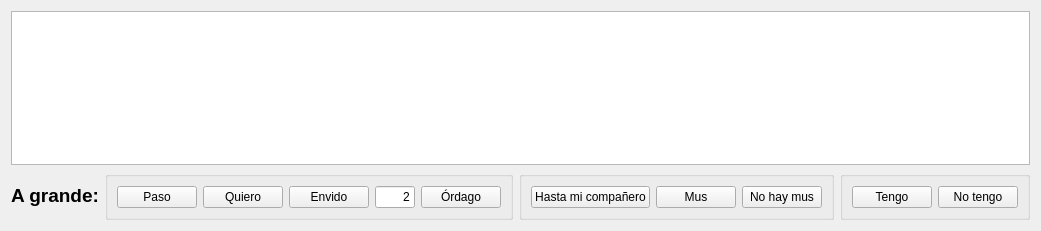
<?xml version="1.0" encoding="UTF-8"?>
<ui version="4.0">
 <class>wdgGame</class>
 <widget class="QWidget" name="wdgGame">
  <property name="geometry">
   <rect>
    <x>0</x>
    <y>0</y>
    <width>981</width>
    <height>231</height>
   </rect>
  </property>
  <property name="windowTitle">
   <string>Form</string>
  </property>
  <layout class="QHBoxLayout" name="horizontalLayout_7">
   <item>
    <layout class="QVBoxLayout" name="verticalLayout">
     <item>
      <widget class="QGraphicsView" name="view">
       <property name="backgroundBrush">
        <brush brushstyle="Dense4Pattern">
         <color alpha="255">
          <red>53</red>
          <green>137</green>
          <blue>17</blue>
         </color>
        </brush>
       </property>
      </widget>
     </item>
     <item>
      <layout class="QHBoxLayout" name="horizontalLayout_6">
       <item>
        <spacer name="horizontalSpacer">
         <property name="orientation">
          <enum>Qt::Horizontal</enum>
         </property>
         <property name="sizeHint" stdset="0">
          <size>
           <width>40</width>
           <height>20</height>
          </size>
         </property>
        </spacer>
       </item>
       <item>
        <widget class="QLabel" name="label">
         <property name="font">
          <font>
           <pointsize>14</pointsize>
           <weight>75</weight>
           <bold>true</bold>
           <underline>false</underline>
          </font>
         </property>
         <property name="text">
          <string>A grande:</string>
         </property>
        </widget>
       </item>
       <item>
        <widget class="QGroupBox" name="grpEnvidos">
         <property name="title">
          <string/>
         </property>
         <layout class="QHBoxLayout" name="horizontalLayout_4">
          <item>
           <layout class="QHBoxLayout" name="horizontalLayout">
            <item>
             <widget class="QPushButton" name="cmdPaso">
              <property name="text">
               <string>Paso</string>
              </property>
             </widget>
            </item>
            <item>
             <widget class="QPushButton" name="cmdQuiero">
              <property name="text">
               <string>Quiero</string>
              </property>
             </widget>
            </item>
            <item>
             <layout class="QHBoxLayout" name="horizontalLayout_3">
              <item>
               <widget class="QPushButton" name="cmdEnvido">
                <property name="text">
                 <string>Envido</string>
                </property>
               </widget>
              </item>
              <item>
               <widget class="QLineEdit" name="txtEnvido">
                <property name="sizePolicy">
                 <sizepolicy hsizetype="Fixed" vsizetype="Fixed">
                  <horstretch>0</horstretch>
                  <verstretch>0</verstretch>
                 </sizepolicy>
                </property>
                <property name="maximumSize">
                 <size>
                  <width>40</width>
                  <height>16777215</height>
                 </size>
                </property>
                <property name="text">
                 <string>2</string>
                </property>
                <property name="alignment">
                 <set>Qt::AlignRight|Qt::AlignTrailing|Qt::AlignVCenter</set>
                </property>
               </widget>
              </item>
             </layout>
            </item>
            <item>
             <widget class="QPushButton" name="cmdOrdago">
              <property name="text">
               <string>Órdago</string>
              </property>
             </widget>
            </item>
           </layout>
          </item>
         </layout>
        </widget>
       </item>
       <item>
        <widget class="QGroupBox" name="grpMus">
         <property name="title">
          <string/>
         </property>
         <layout class="QHBoxLayout" name="horizontalLayout_2">
          <item>
           <widget class="QPushButton" name="cmdHastaCompanero">
            <property name="text">
             <string>Hasta mi compañero</string>
            </property>
           </widget>
          </item>
          <item>
           <widget class="QPushButton" name="cmdMus">
            <property name="text">
             <string>Mus</string>
            </property>
           </widget>
          </item>
          <item>
           <widget class="QPushButton" name="cmdNoMus">
            <property name="text">
             <string>No hay mus</string>
            </property>
           </widget>
          </item>
         </layout>
        </widget>
       </item>
       <item>
        <widget class="QGroupBox" name="grpTengo">
         <property name="title">
          <string/>
         </property>
         <layout class="QHBoxLayout" name="horizontalLayout_5">
          <item>
           <widget class="QPushButton" name="cmdTengo">
            <property name="text">
             <string>Tengo</string>
            </property>
           </widget>
          </item>
          <item>
           <widget class="QPushButton" name="cmdNoTengo">
            <property name="text">
             <string>No tengo</string>
            </property>
           </widget>
          </item>
         </layout>
        </widget>
       </item>
       <item>
        <spacer name="horizontalSpacer_2">
         <property name="orientation">
          <enum>Qt::Horizontal</enum>
         </property>
         <property name="sizeHint" stdset="0">
          <size>
           <width>40</width>
           <height>20</height>
          </size>
         </property>
        </spacer>
       </item>
      </layout>
     </item>
    </layout>
   </item>
  </layout>
 </widget>
 <resources/>
 <connections/>
</ui>
